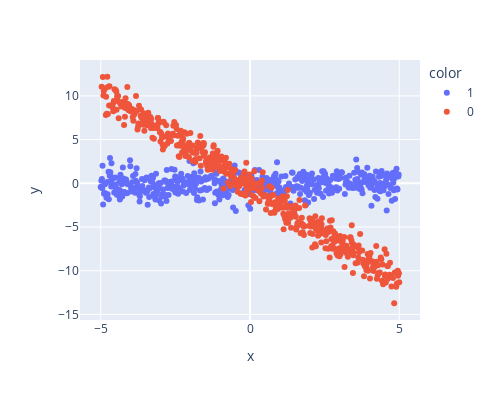

Notebook cell for this chart:
### Code cell
X, y, a ,b  = generate_data(1000, 2)
px.scatter(x=X['x'],y=y, color=X['group'].astype(str), width=500, height=400)

### Figure 1 — Plotly figure (JSON) as saved in the notebook; plotly's stock layout.template omitted (floating-point values rounded to 4 significant figures; data arrays with more than 128 entries replaced by an {"elided": "..."} marker saying what was removed)
{"data": [{"hovertemplate": "color=1<br>x=%{x}<br>y=%{y}<extra></extra>", "legendgroup": "1", "marker": {"color": "#636efa", "symbol": "circle"}, "mode": "markers", "name": "1", "orientation": "v", "showlegend": true, "type": "scatter", "x": {"elided": "498 float values"}, "xaxis": "x", "y": {"elided": "498 float values"}, "yaxis": "y"}, {"hovertemplate": "color=0<br>x=%{x}<br>y=%{y}<extra></extra>", "legendgroup": "0", "marker": {"color": "#EF553B", "symbol": "circle"}, "mode": "markers", "name": "0", "orientation": "v", "showlegend": true, "type": "scatter", "x": {"elided": "502 float values"}, "xaxis": "x", "y": {"elided": "502 float values"}, "yaxis": "y"}], "layout": {"height": 400, "legend": {"title": {"text": "color"}, "tracegroupgap": 0}, "margin": {"t": 60}, "width": 500, "xaxis": {"anchor": "y", "domain": [0, 1], "title": {"text": "x"}}, "yaxis": {"anchor": "x", "domain": [0, 1], "title": {"text": "y"}}}}
